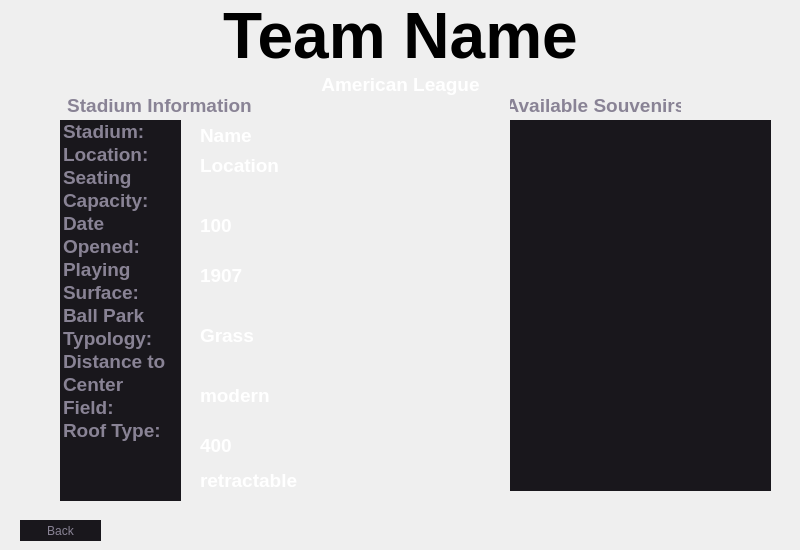
    <widget class="QWidget" name="infoPage">
     <widget class="QLabel" name="infoTeam">
      <property name="geometry">
       <rect>
        <x>10</x>
        <y>0</y>
        <width>781</width>
        <height>71</height>
       </rect>
      </property>
      <property name="font">
       <font>
        <family>MS Shell Dlg 2</family>
        <pointsize>48</pointsize>
        <weight>75</weight>
        <bold>true</bold>
       </font>
      </property>
      <property name="text">
       <string>Team Name</string>
      </property>
      <property name="alignment">
       <set>Qt::AlignHCenter|Qt::AlignTop</set>
      </property>
     </widget>
     <widget class="QPushButton" name="returnToTeamList">
      <property name="geometry">
       <rect>
        <x>20</x>
        <y>520</y>
        <width>81</width>
        <height>21</height>
       </rect>
      </property>
      <property name="font">
       <font>
        <family>Nirmala UI</family>
        <pointsize>9</pointsize>
        <weight>50</weight>
        <bold>false</bold>
       </font>
      </property>
      <property name="autoFillBackground">
       <bool>false</bool>
      </property>
      <property name="styleSheet">
       <string notr="true">QPushButton {background-color: rgb(25, 23, 28); color: rgb(137, 131, 149); border: none;}

QPushButton:hover {background-color: #252328; color: rgb(255, 255, 255);}

QPushButton:pressed {background-color: qlineargradient(x1: 0, y1: 0, x2: 0, y2: 1, stop: 0 rgb(30, 28, 34), stop: 1 #252328);  color: rgb(137, 131, 149);}

</string>
      </property>
      <property name="text">
       <string>Back</string>
      </property>
     </widget>
     <widget class="QListWidget" name="infoSVList">
      <property name="geometry">
       <rect>
        <x>510</x>
        <y>120</y>
        <width>150</width>
        <height>371</height>
       </rect>
      </property>
      <property name="styleSheet">
       <string notr="true">QListWidget {alternate-background-color: rgb(42, 38, 47); background-color: rgb(25, 23, 28); color: rgb(255, 255, 255)}</string>
      </property>
      <property name="frameShape">
       <enum>QFrame::NoFrame</enum>
      </property>
      <property name="frameShadow">
       <enum>QFrame::Plain</enum>
      </property>
      <property name="alternatingRowColors">
       <bool>true</bool>
      </property>
     </widget>
     <widget class="QListWidget" name="infoSVPriceList">
      <property name="geometry">
       <rect>
        <x>660</x>
        <y>120</y>
        <width>111</width>
        <height>371</height>
       </rect>
      </property>
      <property name="styleSheet">
       <string notr="true">QListWidget {alternate-background-color: rgb(42, 38, 47); background-color: rgb(25, 23, 28); color: rgb(255, 255, 255)}</string>
      </property>
      <property name="frameShape">
       <enum>QFrame::NoFrame</enum>
      </property>
      <property name="frameShadow">
       <enum>QFrame::Plain</enum>
      </property>
      <property name="alternatingRowColors">
       <bool>true</bool>
      </property>
     </widget>
     <widget class="QLabel" name="label_10">
      <property name="geometry">
       <rect>
        <x>510</x>
        <y>90</y>
        <width>171</width>
        <height>31</height>
       </rect>
      </property>
      <property name="font">
       <font>
        <family>Nirmala UI</family>
        <pointsize>14</pointsize>
        <weight>75</weight>
        <bold>true</bold>
       </font>
      </property>
      <property name="styleSheet">
       <string notr="true">QLabel {color: rgb(137, 131, 149)}</string>
      </property>
      <property name="text">
       <string>Available Souvenirs</string>
      </property>
      <property name="alignment">
       <set>Qt::AlignCenter</set>
      </property>
     </widget>
     <widget class="QLabel" name="label_11">
      <property name="geometry">
       <rect>
        <x>64</x>
        <y>90</y>
        <width>191</width>
        <height>31</height>
       </rect>
      </property>
      <property name="font">
       <font>
        <family>Nirmala UI</family>
        <pointsize>14</pointsize>
        <weight>75</weight>
        <bold>true</bold>
       </font>
      </property>
      <property name="styleSheet">
       <string notr="true">QLabel {color: rgb(137, 131, 149)}</string>
      </property>
      <property name="text">
       <string>Stadium Information</string>
      </property>
      <property name="alignment">
       <set>Qt::AlignCenter</set>
      </property>
     </widget>
     <widget class="QListWidget" name="labels">
      <property name="geometry">
       <rect>
        <x>60</x>
        <y>120</y>
        <width>121</width>
        <height>381</height>
       </rect>
      </property>
      <property name="font">
       <font>
        <family>Nirmala UI</family>
        <pointsize>14</pointsize>
        <weight>75</weight>
        <bold>true</bold>
       </font>
      </property>
      <property name="styleSheet">
       <string notr="true">QListWidget {alternate-background-color: rgb(42, 38, 47); background-color: rgb(25, 23, 28); color: rgb(137, 131, 149)}</string>
      </property>
      <property name="frameShape">
       <enum>QFrame::NoFrame</enum>
      </property>
      <property name="frameShadow">
       <enum>QFrame::Plain</enum>
      </property>
      <property name="verticalScrollBarPolicy">
       <enum>Qt::ScrollBarAlwaysOff</enum>
      </property>
      <property name="horizontalScrollBarPolicy">
       <enum>Qt::ScrollBarAlwaysOff</enum>
      </property>
      <property name="alternatingRowColors">
       <bool>false</bool>
      </property>
      <property name="spacing">
       <number>2</number>
      </property>
      <property name="wordWrap">
       <bool>true</bool>
      </property>
      <item>
       <property name="text">
        <string>Stadium:</string>
       </property>
      </item>
      <item>
       <property name="text">
        <string>Location:</string>
       </property>
      </item>
      <item>
       <property name="text">
        <string>Seating Capacity:</string>
       </property>
      </item>
      <item>
       <property name="text">
        <string>Date Opened:</string>
       </property>
      </item>
      <item>
       <property name="text">
        <string>Playing Surface:</string>
       </property>
      </item>
      <item>
       <property name="text">
        <string>Ball Park Typology:</string>
       </property>
      </item>
      <item>
       <property name="text">
        <string>Distance to Center Field:</string>
       </property>
      </item>
      <item>
       <property name="text">
        <string>Roof Type:</string>
       </property>
      </item>
     </widget>
     <widget class="QLabel" name="infoStadium">
      <property name="geometry">
       <rect>
        <x>200</x>
        <y>120</y>
        <width>291</width>
        <height>30</height>
       </rect>
      </property>
      <property name="font">
       <font>
        <family>Nirmala UI</family>
        <pointsize>14</pointsize>
        <weight>75</weight>
        <bold>true</bold>
       </font>
      </property>
      <property name="styleSheet">
       <string notr="true">QLabel {color: rgb(255, 255, 255)}</string>
      </property>
      <property name="text">
       <string>Name</string>
      </property>
      <property name="alignment">
       <set>Qt::AlignLeading|Qt::AlignLeft|Qt::AlignVCenter</set>
      </property>
     </widget>
     <widget class="QLabel" name="infoLocation">
      <property name="geometry">
       <rect>
        <x>200</x>
        <y>150</y>
        <width>291</width>
        <height>31</height>
       </rect>
      </property>
      <property name="font">
       <font>
        <family>Nirmala UI</family>
        <pointsize>14</pointsize>
        <weight>75</weight>
        <bold>true</bold>
       </font>
      </property>
      <property name="styleSheet">
       <string notr="true">QLabel {color: rgb(255, 255, 255)}</string>
      </property>
      <property name="text">
       <string>Location</string>
      </property>
      <property name="alignment">
       <set>Qt::AlignLeading|Qt::AlignLeft|Qt::AlignVCenter</set>
      </property>
     </widget>
     <widget class="QLabel" name="infoCapacity">
      <property name="geometry">
       <rect>
        <x>200</x>
        <y>210</y>
        <width>291</width>
        <height>31</height>
       </rect>
      </property>
      <property name="font">
       <font>
        <family>Nirmala UI</family>
        <pointsize>14</pointsize>
        <weight>75</weight>
        <bold>true</bold>
       </font>
      </property>
      <property name="styleSheet">
       <string notr="true">QLabel {color: rgb(255, 255, 255)}</string>
      </property>
      <property name="text">
       <string>100</string>
      </property>
      <property name="alignment">
       <set>Qt::AlignLeading|Qt::AlignLeft|Qt::AlignVCenter</set>
      </property>
     </widget>
     <widget class="QLabel" name="infoDate">
      <property name="geometry">
       <rect>
        <x>200</x>
        <y>260</y>
        <width>291</width>
        <height>31</height>
       </rect>
      </property>
      <property name="font">
       <font>
        <family>Nirmala UI</family>
        <pointsize>14</pointsize>
        <weight>75</weight>
        <bold>true</bold>
       </font>
      </property>
      <property name="styleSheet">
       <string notr="true">QLabel {color: rgb(255, 255, 255)}</string>
      </property>
      <property name="text">
       <string>1907</string>
      </property>
      <property name="alignment">
       <set>Qt::AlignLeading|Qt::AlignLeft|Qt::AlignVCenter</set>
      </property>
     </widget>
     <widget class="QLabel" name="infoSurface">
      <property name="geometry">
       <rect>
        <x>200</x>
        <y>320</y>
        <width>291</width>
        <height>31</height>
       </rect>
      </property>
      <property name="font">
       <font>
        <family>Nirmala UI</family>
        <pointsize>14</pointsize>
        <weight>75</weight>
        <bold>true</bold>
       </font>
      </property>
      <property name="styleSheet">
       <string notr="true">QLabel {color: rgb(255, 255, 255)}</string>
      </property>
      <property name="text">
       <string>Grass</string>
      </property>
      <property name="alignment">
       <set>Qt::AlignLeading|Qt::AlignLeft|Qt::AlignVCenter</set>
      </property>
     </widget>
     <widget class="QLabel" name="infoTypology">
      <property name="geometry">
       <rect>
        <x>200</x>
        <y>380</y>
        <width>291</width>
        <height>31</height>
       </rect>
      </property>
      <property name="font">
       <font>
        <family>Nirmala UI</family>
        <pointsize>14</pointsize>
        <weight>75</weight>
        <bold>true</bold>
       </font>
      </property>
      <property name="styleSheet">
       <string notr="true">QLabel {color: rgb(255, 255, 255)}</string>
      </property>
      <property name="text">
       <string>modern</string>
      </property>
      <property name="alignment">
       <set>Qt::AlignLeading|Qt::AlignLeft|Qt::AlignVCenter</set>
      </property>
     </widget>
     <widget class="QLabel" name="infoDist2C">
      <property name="geometry">
       <rect>
        <x>200</x>
        <y>430</y>
        <width>291</width>
        <height>31</height>
       </rect>
      </property>
      <property name="font">
       <font>
        <family>Nirmala UI</family>
        <pointsize>14</pointsize>
        <weight>75</weight>
        <bold>true</bold>
       </font>
      </property>
      <property name="styleSheet">
       <string notr="true">QLabel {color: rgb(255, 255, 255)}</string>
      </property>
      <property name="text">
       <string>400</string>
      </property>
      <property name="alignment">
       <set>Qt::AlignLeading|Qt::AlignLeft|Qt::AlignVCenter</set>
      </property>
     </widget>
     <widget class="QLabel" name="infoRoof">
      <property name="geometry">
       <rect>
        <x>200</x>
        <y>470</y>
        <width>291</width>
        <height>21</height>
       </rect>
      </property>
      <property name="font">
       <font>
        <family>Nirmala UI</family>
        <pointsize>14</pointsize>
        <weight>75</weight>
        <bold>true</bold>
       </font>
      </property>
      <property name="styleSheet">
       <string notr="true">QLabel {color: rgb(255, 255, 255)}</string>
      </property>
      <property name="text">
       <string>retractable</string>
      </property>
      <property name="alignment">
       <set>Qt::AlignLeading|Qt::AlignLeft|Qt::AlignVCenter</set>
      </property>
     </widget>
     <widget class="QLabel" name="infoLeague">
      <property name="geometry">
       <rect>
        <x>10</x>
        <y>59</y>
        <width>781</width>
        <height>51</height>
       </rect>
      </property>
      <property name="font">
       <font>
        <family>Nirmala UI</family>
        <pointsize>14</pointsize>
        <weight>75</weight>
        <bold>true</bold>
       </font>
      </property>
      <property name="styleSheet">
       <string notr="true">QLabel {color: rgb(255, 255, 255)}</string>
      </property>
      <property name="text">
       <string>American League</string>
      </property>
      <property name="alignment">
       <set>Qt::AlignCenter</set>
      </property>
     </widget>
    </widget>
